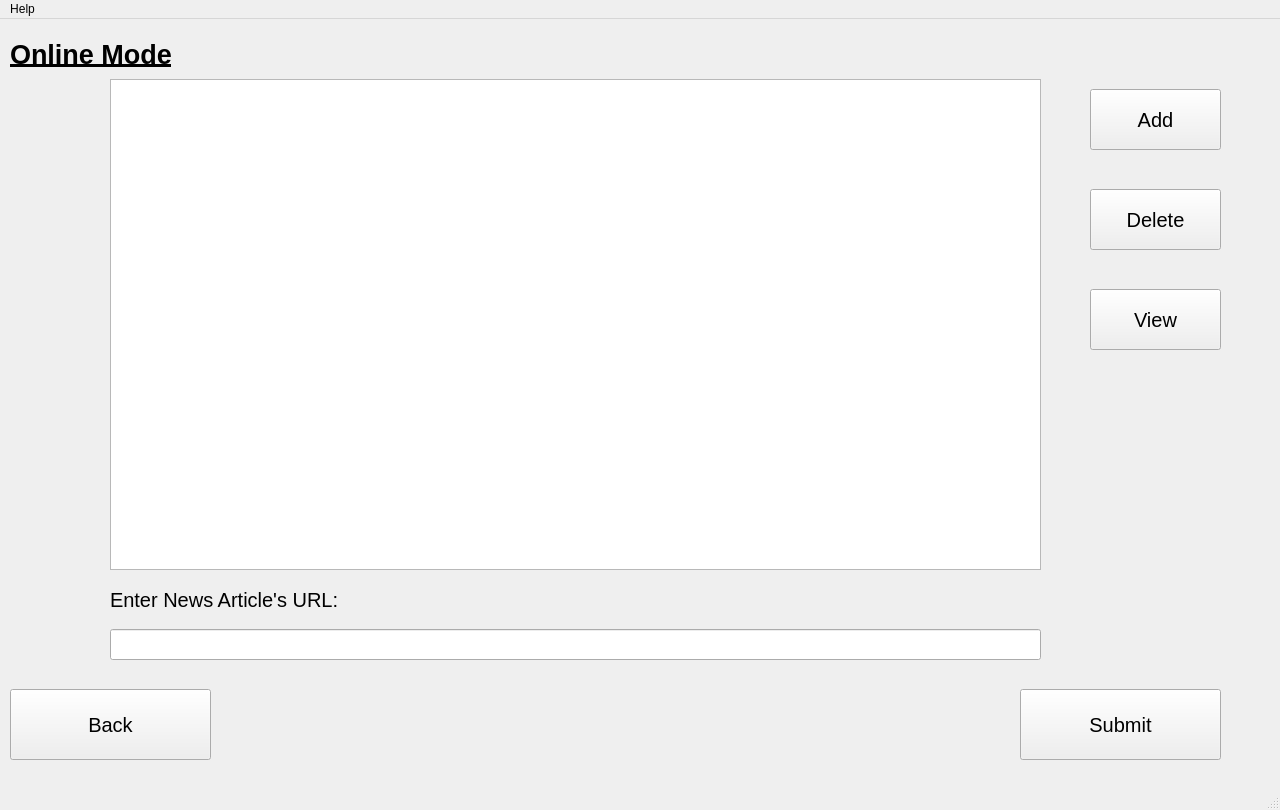
<?xml version="1.0" encoding="UTF-8"?>
<ui version="4.0">
 <class>MainWindow</class>
 <widget class="QMainWindow" name="MainWindow">
  <property name="geometry">
   <rect>
    <x>0</x>
    <y>0</y>
    <width>1280</width>
    <height>810</height>
   </rect>
  </property>
  <property name="windowTitle">
   <string>MainWindow</string>
  </property>
  <widget class="QWidget" name="centralwidget">
   <widget class="QStackedWidget" name="stackedWidget">
    <property name="geometry">
     <rect>
      <x>0</x>
      <y>10</y>
      <width>1271</width>
      <height>771</height>
     </rect>
    </property>
    <property name="currentIndex">
     <number>1</number>
    </property>
    <widget class="QWidget" name="greeting">
     <widget class="QLabel" name="greetingLabel">
      <property name="geometry">
       <rect>
        <x>410</x>
        <y>200</y>
        <width>451</width>
        <height>161</height>
       </rect>
      </property>
      <property name="font">
       <font>
        <pointsize>25</pointsize>
       </font>
      </property>
      <property name="text">
       <string>Article Comparison</string>
      </property>
      <property name="alignment">
       <set>Qt::AlignCenter</set>
      </property>
     </widget>
     <widget class="QPushButton" name="OnlineBtn">
      <property name="geometry">
       <rect>
        <x>350</x>
        <y>400</y>
        <width>251</width>
        <height>91</height>
       </rect>
      </property>
      <property name="font">
       <font>
        <pointsize>20</pointsize>
       </font>
      </property>
      <property name="text">
       <string>Online</string>
      </property>
     </widget>
     <widget class="QPushButton" name="OfflineBtn">
      <property name="geometry">
       <rect>
        <x>690</x>
        <y>400</y>
        <width>231</width>
        <height>91</height>
       </rect>
      </property>
      <property name="font">
       <font>
        <pointsize>20</pointsize>
       </font>
      </property>
      <property name="text">
       <string>Offline</string>
      </property>
     </widget>
    </widget>
    <widget class="QWidget" name="OnlineMode">
     <widget class="QPushButton" name="OnlineBackBtn">
      <property name="geometry">
       <rect>
        <x>10</x>
        <y>660</y>
        <width>201</width>
        <height>71</height>
       </rect>
      </property>
      <property name="font">
       <font>
        <pointsize>15</pointsize>
       </font>
      </property>
      <property name="text">
       <string>Back</string>
      </property>
     </widget>
     <widget class="QPushButton" name="OnlineAddBtn">
      <property name="geometry">
       <rect>
        <x>1090</x>
        <y>60</y>
        <width>131</width>
        <height>61</height>
       </rect>
      </property>
      <property name="font">
       <font>
        <pointsize>15</pointsize>
       </font>
      </property>
      <property name="text">
       <string>Add</string>
      </property>
     </widget>
     <widget class="QPushButton" name="OnlineDeleteBtn">
      <property name="geometry">
       <rect>
        <x>1090</x>
        <y>160</y>
        <width>131</width>
        <height>61</height>
       </rect>
      </property>
      <property name="font">
       <font>
        <pointsize>15</pointsize>
       </font>
      </property>
      <property name="text">
       <string>Delete</string>
      </property>
     </widget>
     <widget class="QLabel" name="OnlineLabel">
      <property name="geometry">
       <rect>
        <x>10</x>
        <y>0</y>
        <width>251</width>
        <height>51</height>
       </rect>
      </property>
      <property name="font">
       <font>
        <pointsize>20</pointsize>
        <weight>75</weight>
        <bold>true</bold>
        <underline>true</underline>
       </font>
      </property>
      <property name="text">
       <string>Online Mode</string>
      </property>
     </widget>
     <widget class="QPushButton" name="OnlineViewBtn">
      <property name="geometry">
       <rect>
        <x>1090</x>
        <y>260</y>
        <width>131</width>
        <height>61</height>
       </rect>
      </property>
      <property name="font">
       <font>
        <pointsize>15</pointsize>
       </font>
      </property>
      <property name="text">
       <string>View</string>
      </property>
     </widget>
     <widget class="QPushButton" name="OnlineResultsBtn">
      <property name="geometry">
       <rect>
        <x>1020</x>
        <y>660</y>
        <width>201</width>
        <height>71</height>
       </rect>
      </property>
      <property name="font">
       <font>
        <pointsize>15</pointsize>
       </font>
      </property>
      <property name="text">
       <string>Submit</string>
      </property>
     </widget>
     <widget class="QLineEdit" name="lineEdit">
      <property name="geometry">
       <rect>
        <x>110</x>
        <y>600</y>
        <width>931</width>
        <height>31</height>
       </rect>
      </property>
     </widget>
     <widget class="QListWidget" name="OnlinelistWidget">
      <property name="geometry">
       <rect>
        <x>110</x>
        <y>50</y>
        <width>931</width>
        <height>491</height>
       </rect>
      </property>
      <property name="font">
       <font>
        <pointsize>12</pointsize>
       </font>
      </property>
      <property name="alternatingRowColors">
       <bool>true</bool>
      </property>
      <property name="selectionMode">
       <enum>QAbstractItemView::ExtendedSelection</enum>
      </property>
     </widget>
     <widget class="QLabel" name="label">
      <property name="geometry">
       <rect>
        <x>110</x>
        <y>545</y>
        <width>361</width>
        <height>51</height>
       </rect>
      </property>
      <property name="font">
       <font>
        <pointsize>15</pointsize>
       </font>
      </property>
      <property name="text">
       <string>Enter News Article's URL:</string>
      </property>
     </widget>
    </widget>
    <widget class="QWidget" name="OnlineResultPage">
     <widget class="QLabel" name="OnlineLabel_Results">
      <property name="geometry">
       <rect>
        <x>10</x>
        <y>0</y>
        <width>391</width>
        <height>51</height>
       </rect>
      </property>
      <property name="font">
       <font>
        <pointsize>20</pointsize>
        <weight>75</weight>
        <bold>true</bold>
        <underline>true</underline>
       </font>
      </property>
      <property name="text">
       <string>Online Mode - Results</string>
      </property>
     </widget>
     <widget class="QLabel" name="QueryLabel">
      <property name="geometry">
       <rect>
        <x>10</x>
        <y>180</y>
        <width>411</width>
        <height>81</height>
       </rect>
      </property>
      <property name="font">
       <font>
        <pointsize>20</pointsize>
       </font>
      </property>
      <property name="text">
       <string>Query Article</string>
      </property>
      <property name="alignment">
       <set>Qt::AlignCenter</set>
      </property>
     </widget>
     <widget class="QPushButton" name="OnlineResultsBackBtn">
      <property name="geometry">
       <rect>
        <x>10</x>
        <y>660</y>
        <width>201</width>
        <height>71</height>
       </rect>
      </property>
      <property name="font">
       <font>
        <pointsize>15</pointsize>
       </font>
      </property>
      <property name="text">
       <string>Back</string>
      </property>
     </widget>
     <widget class="QComboBox" name="OnlineMasterArticle">
      <property name="geometry">
       <rect>
        <x>6</x>
        <y>250</y>
        <width>441</width>
        <height>30</height>
       </rect>
      </property>
      <property name="minimumSize">
       <size>
        <width>441</width>
        <height>30</height>
       </size>
      </property>
      <property name="maximumSize">
       <size>
        <width>16777215</width>
        <height>16777215</height>
       </size>
      </property>
      <property name="font">
       <font>
        <pointsize>12</pointsize>
       </font>
      </property>
      <property name="sizeAdjustPolicy">
       <enum>QComboBox::AdjustToContents</enum>
      </property>
      <property name="duplicatesEnabled">
       <bool>false</bool>
      </property>
     </widget>
     <widget class="QPushButton" name="OnlineModeResult">
      <property name="geometry">
       <rect>
        <x>120</x>
        <y>540</y>
        <width>191</width>
        <height>61</height>
       </rect>
      </property>
      <property name="font">
       <font>
        <pointsize>15</pointsize>
       </font>
      </property>
      <property name="text">
       <string>Result</string>
      </property>
     </widget>
     <widget class="QTableWidget" name="OnlineTableWidget">
      <property name="geometry">
       <rect>
        <x>460</x>
        <y>70</y>
        <width>801</width>
        <height>591</height>
       </rect>
      </property>
      <property name="font">
       <font>
        <pointsize>12</pointsize>
       </font>
      </property>
      <property name="sizeAdjustPolicy">
       <enum>QAbstractScrollArea::AdjustToContents</enum>
      </property>
      <property name="editTriggers">
       <set>QAbstractItemView::SelectedClicked</set>
      </property>
      <property name="alternatingRowColors">
       <bool>true</bool>
      </property>
      <property name="selectionMode">
       <enum>QAbstractItemView::ExtendedSelection</enum>
      </property>
      <property name="horizontalScrollMode">
       <enum>QAbstractItemView::ScrollPerPixel</enum>
      </property>
      <property name="sortingEnabled">
       <bool>true</bool>
      </property>
      <attribute name="horizontalHeaderCascadingSectionResizes">
       <bool>false</bool>
      </attribute>
     </widget>
     <widget class="QLineEdit" name="OnlineSLineEdit">
      <property name="geometry">
       <rect>
        <x>90</x>
        <y>380</y>
        <width>161</width>
        <height>22</height>
       </rect>
      </property>
      <property name="font">
       <font>
        <pointsize>12</pointsize>
       </font>
      </property>
      <property name="text">
       <string>0.960135</string>
      </property>
     </widget>
     <widget class="QPushButton" name="OnlineSThreshold">
      <property name="geometry">
       <rect>
        <x>260</x>
        <y>370</y>
        <width>111</width>
        <height>41</height>
       </rect>
      </property>
      <property name="font">
       <font>
        <pointsize>12</pointsize>
       </font>
      </property>
      <property name="text">
       <string>Default</string>
      </property>
     </widget>
     <widget class="QLineEdit" name="OnlineSSLineEdit">
      <property name="geometry">
       <rect>
        <x>90</x>
        <y>460</y>
        <width>161</width>
        <height>22</height>
       </rect>
      </property>
      <property name="font">
       <font>
        <pointsize>12</pointsize>
       </font>
      </property>
      <property name="text">
       <string>0.9286</string>
      </property>
     </widget>
     <widget class="QPushButton" name="OnlineSSThreshold">
      <property name="geometry">
       <rect>
        <x>260</x>
        <y>450</y>
        <width>111</width>
        <height>41</height>
       </rect>
      </property>
      <property name="font">
       <font>
        <pointsize>12</pointsize>
       </font>
      </property>
      <property name="text">
       <string>Default</string>
      </property>
     </widget>
     <widget class="QLabel" name="label_2">
      <property name="geometry">
       <rect>
        <x>90</x>
        <y>350</y>
        <width>161</width>
        <height>31</height>
       </rect>
      </property>
      <property name="font">
       <font>
        <pointsize>14</pointsize>
       </font>
      </property>
      <property name="text">
       <string>S Threshold</string>
      </property>
     </widget>
     <widget class="QLabel" name="label_3">
      <property name="geometry">
       <rect>
        <x>90</x>
        <y>430</y>
        <width>161</width>
        <height>31</height>
       </rect>
      </property>
      <property name="font">
       <font>
        <pointsize>14</pointsize>
       </font>
      </property>
      <property name="text">
       <string>SS Threshold</string>
      </property>
     </widget>
     <widget class="QLabel" name="label_4">
      <property name="geometry">
       <rect>
        <x>460</x>
        <y>30</y>
        <width>801</width>
        <height>31</height>
       </rect>
      </property>
      <property name="palette">
       <palette>
        <active>
         <colorrole role="WindowText">
          <brush brushstyle="SolidPattern">
           <color alpha="255">
            <red>0</red>
            <green>85</green>
            <blue>255</blue>
           </color>
          </brush>
         </colorrole>
        </active>
        <inactive>
         <colorrole role="WindowText">
          <brush brushstyle="SolidPattern">
           <color alpha="255">
            <red>0</red>
            <green>85</green>
            <blue>255</blue>
           </color>
          </brush>
         </colorrole>
        </inactive>
        <disabled>
         <colorrole role="WindowText">
          <brush brushstyle="SolidPattern">
           <color alpha="255">
            <red>120</red>
            <green>120</green>
            <blue>120</blue>
           </color>
          </brush>
         </colorrole>
        </disabled>
       </palette>
      </property>
      <property name="font">
       <font>
        <pointsize>14</pointsize>
        <weight>75</weight>
        <bold>true</bold>
       </font>
      </property>
      <property name="text">
       <string>S = Similar    ,    SS = Some Similarities    ,    NS = Not Similar</string>
      </property>
      <property name="alignment">
       <set>Qt::AlignCenter</set>
      </property>
     </widget>
     <widget class="QComboBox" name="OnlineSpacyOrBERT">
      <property name="geometry">
       <rect>
        <x>130</x>
        <y>301</y>
        <width>181</width>
        <height>31</height>
       </rect>
      </property>
      <property name="font">
       <font>
        <pointsize>12</pointsize>
       </font>
      </property>
     </widget>
    </widget>
    <widget class="QWidget" name="OfflineMode">
     <widget class="QLabel" name="OnlineLabel_2">
      <property name="geometry">
       <rect>
        <x>10</x>
        <y>0</y>
        <width>251</width>
        <height>51</height>
       </rect>
      </property>
      <property name="font">
       <font>
        <pointsize>20</pointsize>
        <weight>75</weight>
        <bold>true</bold>
        <underline>true</underline>
       </font>
      </property>
      <property name="text">
       <string>Offline Mode</string>
      </property>
     </widget>
     <widget class="QListWidget" name="OfflineListWidget">
      <property name="geometry">
       <rect>
        <x>110</x>
        <y>50</y>
        <width>831</width>
        <height>591</height>
       </rect>
      </property>
      <property name="font">
       <font>
        <pointsize>12</pointsize>
       </font>
      </property>
      <property name="alternatingRowColors">
       <bool>true</bool>
      </property>
      <property name="selectionMode">
       <enum>QAbstractItemView::ExtendedSelection</enum>
      </property>
      <property name="sortingEnabled">
       <bool>false</bool>
      </property>
     </widget>
     <widget class="QPushButton" name="OfflineSubmitBtn">
      <property name="geometry">
       <rect>
        <x>1020</x>
        <y>660</y>
        <width>201</width>
        <height>71</height>
       </rect>
      </property>
      <property name="font">
       <font>
        <pointsize>15</pointsize>
       </font>
      </property>
      <property name="text">
       <string>Submit</string>
      </property>
     </widget>
     <widget class="QPushButton" name="OfflineBackBtn">
      <property name="geometry">
       <rect>
        <x>10</x>
        <y>660</y>
        <width>201</width>
        <height>71</height>
       </rect>
      </property>
      <property name="font">
       <font>
        <pointsize>15</pointsize>
       </font>
      </property>
      <property name="text">
       <string>Back</string>
      </property>
     </widget>
     <widget class="QPushButton" name="OfflineBrowseBtn">
      <property name="geometry">
       <rect>
        <x>970</x>
        <y>170</y>
        <width>141</width>
        <height>71</height>
       </rect>
      </property>
      <property name="font">
       <font>
        <pointsize>15</pointsize>
       </font>
      </property>
      <property name="text">
       <string>Browse</string>
      </property>
     </widget>
     <widget class="QPushButton" name="OfflineDelBtn">
      <property name="geometry">
       <rect>
        <x>970</x>
        <y>290</y>
        <width>141</width>
        <height>71</height>
       </rect>
      </property>
      <property name="font">
       <font>
        <pointsize>15</pointsize>
       </font>
      </property>
      <property name="text">
       <string>Delete</string>
      </property>
     </widget>
     <widget class="QPushButton" name="OfflineViewBtn">
      <property name="geometry">
       <rect>
        <x>970</x>
        <y>410</y>
        <width>141</width>
        <height>71</height>
       </rect>
      </property>
      <property name="font">
       <font>
        <pointsize>15</pointsize>
       </font>
      </property>
      <property name="text">
       <string>View</string>
      </property>
     </widget>
    </widget>
    <widget class="QWidget" name="OfflineResultPage">
     <widget class="QPushButton" name="OfflineResultBackBtn">
      <property name="geometry">
       <rect>
        <x>10</x>
        <y>660</y>
        <width>201</width>
        <height>71</height>
       </rect>
      </property>
      <property name="font">
       <font>
        <pointsize>15</pointsize>
       </font>
      </property>
      <property name="text">
       <string>Back</string>
      </property>
     </widget>
     <widget class="QLabel" name="OnlineLabel_Results_2">
      <property name="geometry">
       <rect>
        <x>10</x>
        <y>0</y>
        <width>391</width>
        <height>51</height>
       </rect>
      </property>
      <property name="font">
       <font>
        <pointsize>20</pointsize>
        <weight>75</weight>
        <bold>true</bold>
        <underline>true</underline>
       </font>
      </property>
      <property name="text">
       <string>Offline Mode - Results</string>
      </property>
     </widget>
     <widget class="QPushButton" name="OfflineModeResult">
      <property name="geometry">
       <rect>
        <x>120</x>
        <y>540</y>
        <width>191</width>
        <height>61</height>
       </rect>
      </property>
      <property name="font">
       <font>
        <pointsize>15</pointsize>
       </font>
      </property>
      <property name="text">
       <string>Result</string>
      </property>
     </widget>
     <widget class="QLabel" name="label_5">
      <property name="geometry">
       <rect>
        <x>90</x>
        <y>350</y>
        <width>161</width>
        <height>31</height>
       </rect>
      </property>
      <property name="font">
       <font>
        <pointsize>14</pointsize>
       </font>
      </property>
      <property name="text">
       <string>S Threshold</string>
      </property>
     </widget>
     <widget class="QLineEdit" name="OfflineSSLineEdit">
      <property name="geometry">
       <rect>
        <x>90</x>
        <y>460</y>
        <width>161</width>
        <height>22</height>
       </rect>
      </property>
      <property name="font">
       <font>
        <pointsize>12</pointsize>
       </font>
      </property>
      <property name="text">
       <string>0.9286</string>
      </property>
     </widget>
     <widget class="QLineEdit" name="OfflineSLineEdit">
      <property name="geometry">
       <rect>
        <x>90</x>
        <y>380</y>
        <width>161</width>
        <height>22</height>
       </rect>
      </property>
      <property name="font">
       <font>
        <pointsize>12</pointsize>
       </font>
      </property>
      <property name="text">
       <string>0.960135</string>
      </property>
     </widget>
     <widget class="QLabel" name="label_6">
      <property name="geometry">
       <rect>
        <x>90</x>
        <y>430</y>
        <width>161</width>
        <height>31</height>
       </rect>
      </property>
      <property name="font">
       <font>
        <pointsize>14</pointsize>
       </font>
      </property>
      <property name="text">
       <string>SS Threshold</string>
      </property>
     </widget>
     <widget class="QLabel" name="QueryLabel_2">
      <property name="geometry">
       <rect>
        <x>10</x>
        <y>180</y>
        <width>411</width>
        <height>81</height>
       </rect>
      </property>
      <property name="font">
       <font>
        <pointsize>20</pointsize>
       </font>
      </property>
      <property name="text">
       <string>Query Article</string>
      </property>
      <property name="alignment">
       <set>Qt::AlignCenter</set>
      </property>
     </widget>
     <widget class="QPushButton" name="OfflineSSThreshold">
      <property name="geometry">
       <rect>
        <x>260</x>
        <y>450</y>
        <width>111</width>
        <height>41</height>
       </rect>
      </property>
      <property name="font">
       <font>
        <pointsize>12</pointsize>
       </font>
      </property>
      <property name="text">
       <string>Default</string>
      </property>
     </widget>
     <widget class="QPushButton" name="OfflineSThreshold">
      <property name="geometry">
       <rect>
        <x>260</x>
        <y>370</y>
        <width>111</width>
        <height>41</height>
       </rect>
      </property>
      <property name="font">
       <font>
        <pointsize>12</pointsize>
       </font>
      </property>
      <property name="text">
       <string>Default</string>
      </property>
     </widget>
     <widget class="QTableWidget" name="OfflineTableWidget">
      <property name="geometry">
       <rect>
        <x>460</x>
        <y>70</y>
        <width>801</width>
        <height>591</height>
       </rect>
      </property>
      <property name="font">
       <font>
        <pointsize>12</pointsize>
       </font>
      </property>
      <property name="sizeAdjustPolicy">
       <enum>QAbstractScrollArea::AdjustToContents</enum>
      </property>
      <property name="editTriggers">
       <set>QAbstractItemView::SelectedClicked</set>
      </property>
      <property name="alternatingRowColors">
       <bool>true</bool>
      </property>
      <property name="selectionMode">
       <enum>QAbstractItemView::ExtendedSelection</enum>
      </property>
      <property name="horizontalScrollMode">
       <enum>QAbstractItemView::ScrollPerPixel</enum>
      </property>
      <property name="sortingEnabled">
       <bool>true</bool>
      </property>
      <property name="wordWrap">
       <bool>true</bool>
      </property>
      <attribute name="horizontalHeaderCascadingSectionResizes">
       <bool>false</bool>
      </attribute>
     </widget>
     <widget class="QLabel" name="label_7">
      <property name="geometry">
       <rect>
        <x>460</x>
        <y>30</y>
        <width>801</width>
        <height>31</height>
       </rect>
      </property>
      <property name="palette">
       <palette>
        <active>
         <colorrole role="WindowText">
          <brush brushstyle="SolidPattern">
           <color alpha="255">
            <red>0</red>
            <green>85</green>
            <blue>255</blue>
           </color>
          </brush>
         </colorrole>
        </active>
        <inactive>
         <colorrole role="WindowText">
          <brush brushstyle="SolidPattern">
           <color alpha="255">
            <red>0</red>
            <green>85</green>
            <blue>255</blue>
           </color>
          </brush>
         </colorrole>
        </inactive>
        <disabled>
         <colorrole role="WindowText">
          <brush brushstyle="SolidPattern">
           <color alpha="255">
            <red>120</red>
            <green>120</green>
            <blue>120</blue>
           </color>
          </brush>
         </colorrole>
        </disabled>
       </palette>
      </property>
      <property name="font">
       <font>
        <pointsize>14</pointsize>
        <weight>75</weight>
        <bold>true</bold>
       </font>
      </property>
      <property name="text">
       <string>S = Similar    ,    SS = Some Similarities    ,    NS = Not Similar</string>
      </property>
      <property name="alignment">
       <set>Qt::AlignCenter</set>
      </property>
     </widget>
     <widget class="QComboBox" name="OfflineMasterArticle">
      <property name="geometry">
       <rect>
        <x>6</x>
        <y>250</y>
        <width>441</width>
        <height>30</height>
       </rect>
      </property>
      <property name="minimumSize">
       <size>
        <width>441</width>
        <height>30</height>
       </size>
      </property>
      <property name="font">
       <font>
        <pointsize>12</pointsize>
       </font>
      </property>
      <property name="sizeAdjustPolicy">
       <enum>QComboBox::AdjustToContentsOnFirstShow</enum>
      </property>
      <property name="duplicatesEnabled">
       <bool>false</bool>
      </property>
     </widget>
     <widget class="QComboBox" name="OfflineSpacyOrBERT">
      <property name="geometry">
       <rect>
        <x>130</x>
        <y>301</y>
        <width>181</width>
        <height>31</height>
       </rect>
      </property>
      <property name="font">
       <font>
        <pointsize>12</pointsize>
       </font>
      </property>
     </widget>
    </widget>
   </widget>
  </widget>
  <widget class="QMenuBar" name="menubar">
   <property name="geometry">
    <rect>
     <x>0</x>
     <y>0</y>
     <width>1280</width>
     <height>25</height>
    </rect>
   </property>
   <widget class="QMenu" name="menuHelp">
    <property name="title">
     <string>Help</string>
    </property>
    <addaction name="actionREADME"/>
    <addaction name="actionCredits"/>
   </widget>
   <addaction name="menuHelp"/>
  </widget>
  <widget class="QStatusBar" name="statusbar"/>
  <action name="actionREADME">
   <property name="text">
    <string>README</string>
   </property>
  </action>
  <action name="actionCredits">
   <property name="text">
    <string>Credits</string>
   </property>
  </action>
 </widget>
 <resources/>
 <connections/>
</ui>
